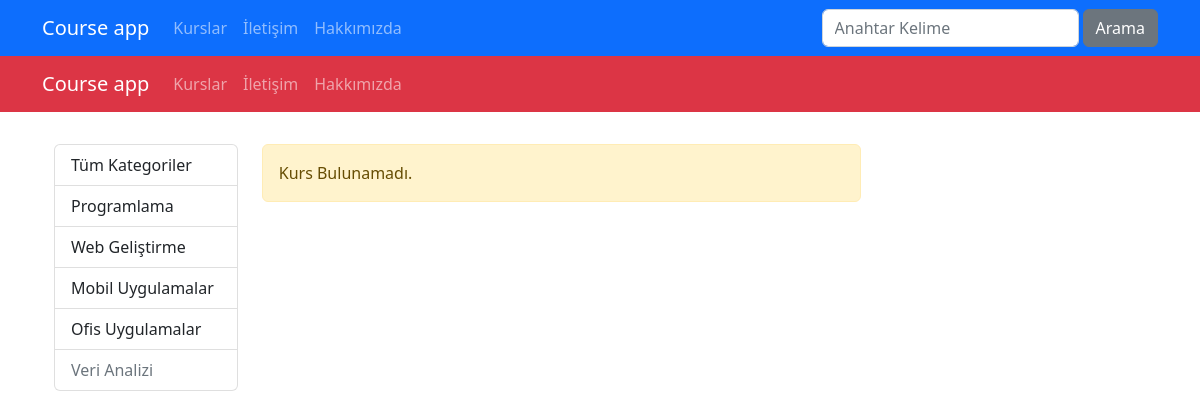
/kurslar/kategori/makine-ogrenimi, run on an earlier commit of the app's database.
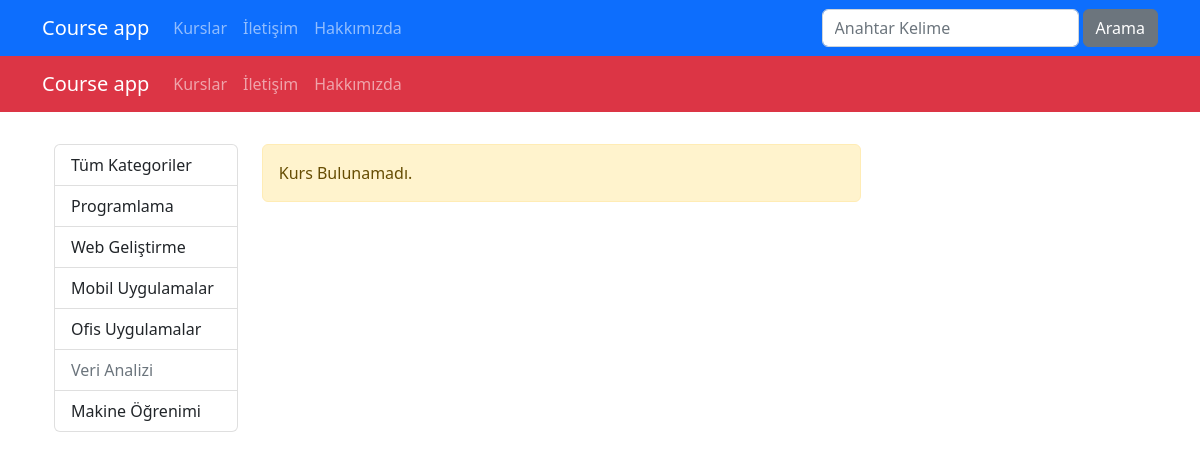
And on a later commit of the database.
### courses/models.py (models this page shows, shortened)
class Category(models.Model):
    name = models.CharField(max_length=40)
    slug = models.SlugField(default="", null=False, unique=True, db_index= True, max_length=50)

### courses/views.py (the view)
# urls.py: path('kategori/<slug:slug>', views.getCoursesByCategory, name='courses_by_category'),
def getCoursesByCategory(request, slug):
    kurslar = Course.objects.filter(categories__slug=slug, isActive=True).order_by("date")
    kategoriler = Category.objects.all()
    paginator = Paginator(kurslar, 3)
    page = request.GET.get('page', 1)
    page_obj = paginator.page(page)
    return render(request, 'courses/list.html', {
        'categories': kategoriler,
        'page_obj': page_obj,
        'seciliKategori': slug
    })

### courses/templates/courses/list.html (shortened to what this page needs)
{%  extends "layout.html" %}
{% load static %}
{% block css_files %}
    <link rel="stylesheet" href="{% static 'courses/css/style.css' %}">
{% endblock  %}
{% block content %}
    <div class="container mt-3">
        <div class="row">
            <div class="col-3">
                {% include 'courses/partials/_categories.html' %}
            </div>
            <div class="col-9">
                {% if page_obj.object_list|length == 0  %}
                    <div class="alert alert-warning">Kurs Bulunamadı.</div>
                {% endif %}
            </div>
        </div>
    </div>
{% endblock %}

### templates/layout.html (shortened to what this page needs)
<!DOCTYPE html>
<html lang="en">
<head>
    <link rel="stylesheet" href="https://cdnjs.cloudflare.com/ajax/libs/bootstrap/5.2.2/css/bootstrap.min.css" />
    {% block css_files %}{% endblock  %}
</head>
<body>
    {% include 'partials/_nav.html' %}
    <nav class= "navbar navbar-expand-lg bg-danger navbar-dark">
        <div class="container">
           <a href="/" class="navbar-brand">Course app</a>
           <ul class="navbar-nav me-auto">
              <li class="nav-item">
                 <a href="/" class="nav-link">Kurslar</a>
              </li>
              <li class="nav-item">
                <a href="/contact" class="nav-link">İletişim</a>
             </li>
             <li class="nav-item">
                <a href="/about" class="nav-link">Hakkımızda</a>
             </li>
            </ul>
        </div>
    </nav>
    <div class="container mt-3">
        <div class="row">
                <div class="col-9">
                    {% block content %} {% endblock %}
                </div>
          </div>
    </div>
</body>
</html>

### templates/partials/_nav.html
<nav class= "navbar navbar-expand-lg bg-primary navbar-dark">
    <div class="container">
       <a href="{% url 'index' %}" class="navbar-brand">Course app</a>
       <ul class="navbar-nav me-auto">
          <li class="nav-item">
             <a href="{% url 'index' %}" class="nav-link">Kurslar</a>
          </li>
          <li class="nav-item">
            <a href="/contact" class="nav-link">İletişim</a>
         </li>
         <li class="nav-item">
            <a href="/about" class="nav-link">Hakkımızda</a>
         </li>
        </ul>
        <form class="d-flex" action="{% url 'search' %}">
            <input class= "form-control me-1" type="text" name="q" placeholder="Anahtar Kelime">
            <button type="submit" class="btn btn-secondary">Arama</button>
        </form>
    </div>
</nav>

### courses/templates/courses/partials/_categories.html (shortened to what this page needs)
<div class="list-group">
    <a href="/kurslar" class="list-group-item list-group-item-action">Tüm Kategoriler</a>
    {% for category in categories %}
        {% if category.slug %}
            <a href="{% url 'courses_by_category' category.slug %}"
            class="list-group-item list-group-item-action" {% if seciliKategori == category.slug %} active {% endif %}>
            {{ category.name |title }}
        </a>
        {% else %}
            <span class="list-group-item list-group-item-action disabled">
            {{ category.name |title }}
        </span>
        {% endif %}
    {% endfor %}
</div>

What changed in the data, as far as the page shows it:
added Category: name "Makine Öğrenimi"
